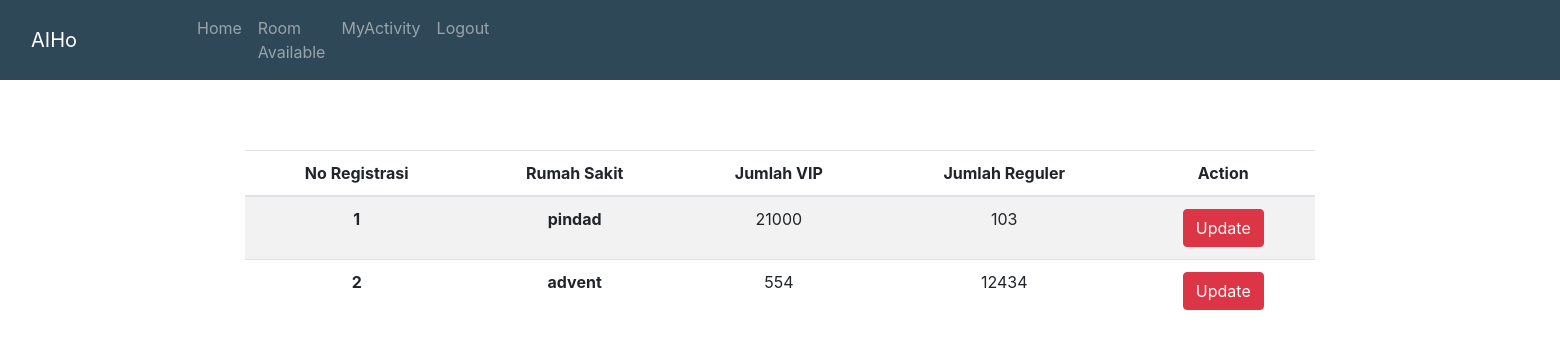
Page /admin/room_available.php on the committed database.
### tables this page shows
CREATE TABLE `room` (
  `id` int(255) NOT NULL,
  `nama_rs` varchar(255) NOT NULL,
  `kelas_vip` int(255) NOT NULL,
  `kelas_reguler` int(255) NOT NULL
);

### admin/room_available.php (the view, shortened to what this page needs)
<?php
require 'koneksi.php';
$query = mysqli_query($conn, "SELECT * FROM room ");
?>
<DOCTYPE html>
    <html lang = "en">
    <head>
        <link rel="stylesheet" href="https://stackpath.bootstrapcdn.com/bootstrap/4.5.2/css/bootstrap.min.css">
    </head>
    <body>
    <nav class="navbar navbar-expand-lg navbar-dark">
        <div class="container-fluid">
            <a class="navbar-brand" href="index.php">AIHo</a>
            <div class="collapse navbar-collapse" id="navbarNavAltMarkup">
                <div class="navbar-nav">
                    <a class="nav-link" ></a><a class="nav-link" ></a><a class="nav-link" ></a><a class="nav-link" ></a><a class="nav-link" ></a><a class="nav-link" ></a>
                    <a class="nav-link " href="adminpage.php" >Home</a>
                    <a class="nav-link " href="room_available.php" >Room Available</a>
                    <a class="nav-link " href="activityadmin.php" >MyActivity</a>
                    <a class="nav-link " href="logout.php" >Logout</a>
                    <a class="nav-link" href="#"></a>
                    <a class="nav-link" href="#"></a>
                    <a class="nav-link" ></a><a class="nav-link" ></a><a class="nav-link" ></a><a class="nav-link" ></a><a class="nav-link" ></a><a class="nav-link" ></a>            <a class="nav-link" ></a><a class="nav-link" ></a><a class="nav-link" ></a><a class="nav-link" ></a><a class="nav-link" ></a><a class="nav-link" ></a>            <a class="nav-link" ></a><a class="nav-link" ></a><a class="nav-link" ></a><a class="nav-link" ></a><a class="nav-link" ></a><a class="nav-link" ></a>            <a class="nav-link" ></a><a class="nav-link" ></a><a class="nav-link" ></a><a class="nav-link" ></a><a class="nav-link" ></a><a class="nav-link" ></a>            <a class="nav-link" ></a><a class="nav-link" ></a><a class="nav-link" ></a><a class="nav-link" ></a><a class="nav-link" ></a><a class="nav-link" ></a>            <a class="nav-link" ></a><a class="nav-link" ></a><a class="nav-link" ></a><a class="nav-link" ></a><a class="nav-link" ></a><a class="nav-link" ></a>            <a class="nav-link" ></a><a class="nav-link" ></a><a class="nav-link" ></a><a class="nav-link" ></a><a class="nav-link" ></a><a class="nav-link" ></a>            <a class="nav-link" ></a><a class="nav-link" ></a><a class="nav-link" ></a><a class="nav-link" ></a><a class="nav-link" ></a><a class="nav-link" ></a>            <a class="nav-link" ></a><a class="nav-link" ></a><a class="nav-link" ></a><a class="nav-link" ></a><a class="nav-link" ></a><a class="nav-link" ></a>            <a class="nav-link" ></a><a class="nav-link" ></a><a class="nav-link" ></a><a class="nav-link" ></a><a class="nav-link" ></a><a class="nav-link" ></a><a class="nav-link" ></a><a class="nav-link" ></a><a class="nav-link" ></a><a class="nav-link" ></a><a class="nav-link" ></a><a class="nav-link" ></a>
                </div>
            </div>
        </div>
    </nav>
    <div class = container style = "padding-top:50px">
        <div class="card-body">
            <table style= "text-align: center" class="table table-striped">
                <thead>
                <tr>
                    <th>No Registrasi</th>
                    <th>Rumah Sakit</th>
                    <th>Jumlah VIP</th>
                    <th>Jumlah Reguler</th>
                    <th>Action</th>
                </tr>
                </thead>
                <tbody>
                <?php
                while($datacart = mysqli_fetch_array($query)){
                    ?>
                    <tr>
                        <th scope="row"><?php echo $datacart['id'] ?></th>
                        <th scope="row"><?php echo $datacart['nama_rs'] ?></th>
                        <td><?php echo $datacart['kelas_vip'] ?></td>
                        <td><?php echo $datacart['kelas_reguler'] ?></td>
                        <td><a href="updateroom.php?id=<?php echo $datacart['id'] ?>" class="btn btn-danger">Update</a>
                        </td>
                    </tr>
                    <?php
                }
                ?>
                </tbody>
            </table>
        </div>
    </div>
    </body>
    </html>

### admin/room_available.php (style rules this page uses)
.navbar { background-color: #2f4858; }

### rows in the picture
room: id "1", nama_rs "pindad", kelas_vip "21000", kelas_reguler "103"
room: id "2", nama_rs "advent", kelas_vip "554", kelas_reguler "12434"
